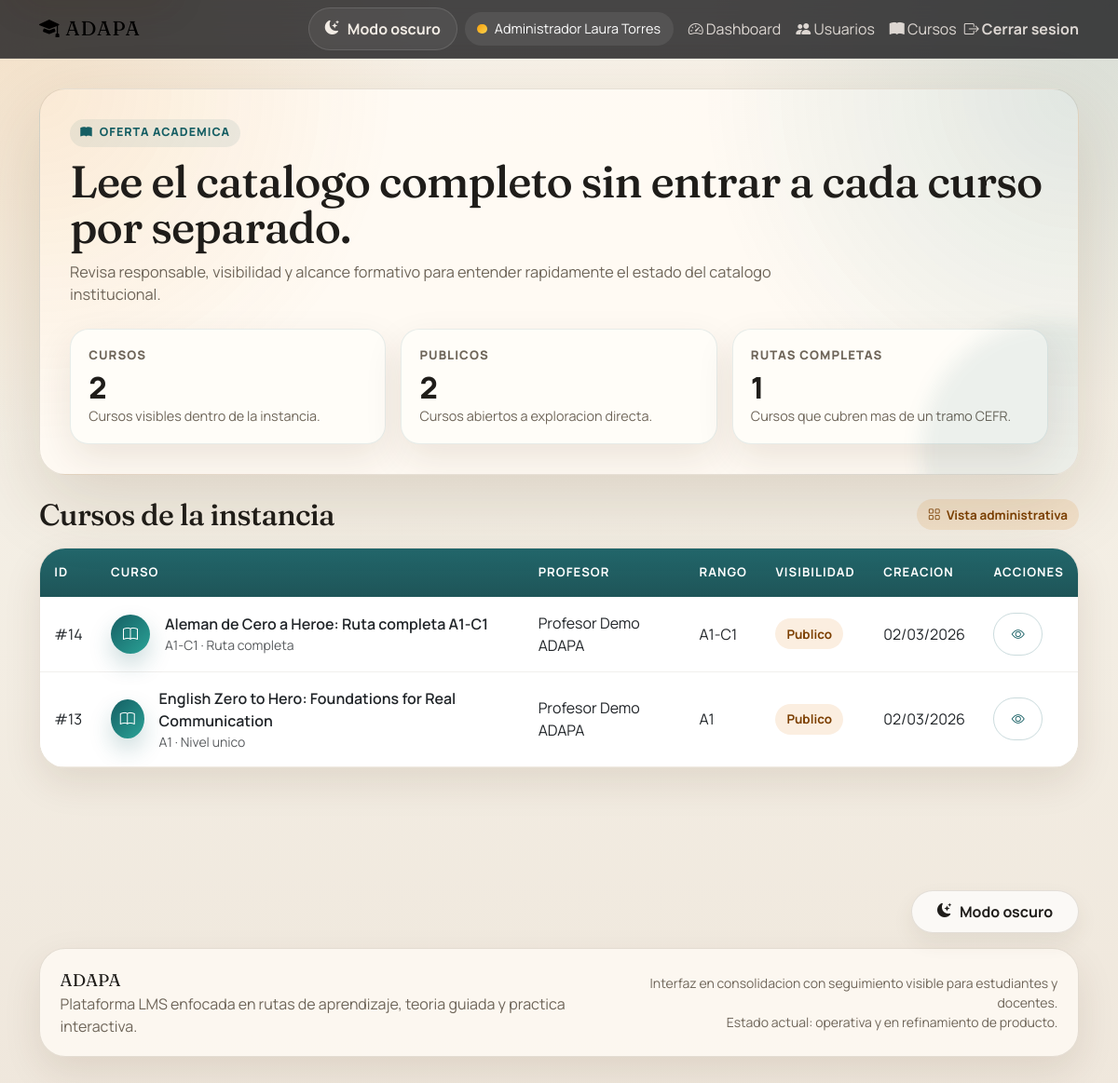
Page /admin/cursos (signed in) on the committed database.
### tables this page shows
CREATE TABLE `cursos` (
  `id` int(11) NOT NULL AUTO_INCREMENT,
  `instancia_id` int(11) NOT NULL,
  `plantilla_pensum_id` int(11) DEFAULT NULL,
  `creado_por` int(11) NOT NULL,
  `titulo` varchar(255) NOT NULL,
  `descripcion` text DEFAULT NULL,
  `idioma` enum('ingles','frances','aleman') NOT NULL,
  `idioma_objetivo` varchar(32) DEFAULT NULL,
  `idioma_ensenanza` varchar(32) NOT NULL DEFAULT 'espanol',
  `portada_media_id` int(11) DEFAULT NULL,
  `nivel_cefr_desde` enum('A1','A2','B1','B2','C1','C2') DEFAULT NULL,
  `nivel_cefr_hasta` enum('A1','A2','B1','B2','C1','C2') DEFAULT NULL,
  `nivel_cefr` enum('A1','A2','B1','B2','C1','C2') NOT NULL,
  `modalidad` enum('perpetuo','ciclo') NOT NULL,
  `fecha_inicio` date DEFAULT NULL,
  `fecha_fin` date DEFAULT NULL,
  `duracion_semanas` int(11) DEFAULT NULL,
  `es_publico` tinyint(1) NOT NULL DEFAULT 0,
  `requiere_codigo` tinyint(1) NOT NULL DEFAULT 0,
  `codigo_acceso` varchar(255) DEFAULT NULL,
  `tipo_codigo` enum('unico_curso','por_estudiante','combo_grupo') DEFAULT NULL,
  `inscripcion_abierta` tinyint(1) NOT NULL DEFAULT 1,
  `fecha_cierre_inscripcion` date DEFAULT NULL,
  `max_estudiantes` int(11) NOT NULL DEFAULT 0,
  `estado` enum('preparacion','activo','pausado','finalizado','archivado') NOT NULL DEFAULT 'preparacion',
  `notificar_profesor_completada` tinyint(1) NOT NULL DEFAULT 1,
  `notificar_profesor_atascado` tinyint(1) NOT NULL DEFAULT 1,
  `fecha_creacion` timestamp NOT NULL DEFAULT current_timestamp(),
  `fecha_modificacion` timestamp NOT NULL DEFAULT current_timestamp() ON UPDATE current_timestamp(),
  PRIMARY KEY (`id`),
  KEY `instancia_id` (`instancia_id`),
  KEY `plantilla_pensum_id` (`plantilla_pensum_id`),
  KEY `creado_por` (`creado_por`),
  KEY `estado` (`estado`),
  KEY `idioma_nivel` (`idioma`,`nivel_cefr`),
  KEY `idx_cursos_publicos` (`es_publico`,`estado`),
  KEY `fk_cursos_portada_media` (`portada_media_id`),
  CONSTRAINT `cursos_ibfk_1` FOREIGN KEY (`instancia_id`) REFERENCES `instancias` (`id`),
  CONSTRAINT `cursos_ibfk_2` FOREIGN KEY (`plantilla_pensum_id`) REFERENCES `plantillas_pensum` (`id`),
  CONSTRAINT `cursos_ibfk_3` FOREIGN KEY (`creado_por`) REFERENCES `usuarios` (`id`),
  CONSTRAINT `fk_cursos_portada_media` FOREIGN KEY (`portada_media_id`) REFERENCES `media_recursos` (`id`) ON DELETE SET NULL
);

CREATE TABLE `usuarios` (
  `id` int(11) NOT NULL AUTO_INCREMENT,
  `instancia_id` int(11) NOT NULL,
  `email` varchar(255) NOT NULL,
  `password_hash` varchar(255) NOT NULL,
  `nombre` varchar(255) NOT NULL,
  `apellido` varchar(255) NOT NULL,
  `es_estudiante` tinyint(1) NOT NULL DEFAULT 0,
  `es_profesor` tinyint(1) NOT NULL DEFAULT 0,
  `es_admin_institucion` tinyint(1) NOT NULL DEFAULT 0,
  `billing_plan` enum('free','paid','lifetime') NOT NULL DEFAULT 'free',
  `is_official` tinyint(1) NOT NULL DEFAULT 0,
  `vista_default` enum('creador','estudiante') NOT NULL DEFAULT 'estudiante',
  `es_menor` tinyint(1) NOT NULL DEFAULT 0,
  `tutor_nombre` varchar(255) DEFAULT NULL,
  `tutor_email` varchar(255) DEFAULT NULL,
  `autorizacion_tutor_fecha` timestamp NULL DEFAULT NULL,
  `activo` tinyint(1) NOT NULL DEFAULT 1,
  `email_verificado` tinyint(1) NOT NULL DEFAULT 0,
  `ultimo_acceso` timestamp NULL DEFAULT NULL,
  `intentos_fallidos` int(11) NOT NULL DEFAULT 0,
  `creado_por` int(11) DEFAULT NULL,
  `creado_en` timestamp NOT NULL DEFAULT current_timestamp(),
  `modificado_en` timestamp NOT NULL DEFAULT current_timestamp() ON UPDATE current_timestamp(),
  PRIMARY KEY (`id`),
  UNIQUE KEY `email` (`email`),
  KEY `instancia_id` (`instancia_id`),
  CONSTRAINT `usuarios_ibfk_1` FOREIGN KEY (`instancia_id`) REFERENCES `instancias` (`id`)
);

### views/admin/cursos.php (the view)
<?php
require_once __DIR__ . '/../partials/header.php';
require_once __DIR__ . '/../../models/Curso.php';
?>
<?php
$publicCourses = 0;
$fullRoutes = 0;
foreach ($courses as $course) {
    if (!empty($course->es_publico)) {
        $publicCourses++;
    }
    if (Curso::esRutaCompleta($course)) {
        $fullRoutes++;
    }
}
?>
<div class="container">
    <section class="page-hero mb-4">
        <span class="eyebrow"><i class="bi bi-book-fill"></i> Oferta academica</span>
        <h1 class="page-title">Lee el catalogo completo sin entrar a cada curso por separado.</h1>
        <p class="page-subtitle">
            Revisa responsable, visibilidad y alcance formativo para entender rapidamente el estado del catalogo institucional.
        </p>
        <div class="metric-grid">
            <div class="metric-card">
                <div class="metric-label">Cursos</div>
                <div class="metric-value"><?php echo count($courses); ?></div>
                <div class="metric-note">Cursos visibles dentro de la instancia.</div>
            </div>
            <div class="metric-card">
                <div class="metric-label">Publicos</div>
                <div class="metric-value"><?php echo $publicCourses; ?></div>
                <div class="metric-note">Cursos abiertos a exploracion directa.</div>
            </div>
            <div class="metric-card">
                <div class="metric-label">Rutas completas</div>
                <div class="metric-value"><?php echo $fullRoutes; ?></div>
                <div class="metric-note">Cursos que cubren mas de un tramo CEFR.</div>
            </div>
        </div>
    </section>
    <section>
        <div class="section-title">
            <h2>Cursos de la instancia</h2>
            <span class="soft-badge"><i class="bi bi-grid"></i> Vista administrativa</span>
        </div>
        <div class="data-table-shell">
            <div class="table-responsive">
                <table class="table table-hover align-middle">
                    <thead>
                        <tr>
                            <th>ID</th>
                            <th>Curso</th>
                            <th>Profesor</th>
                            <th>Rango</th>
                            <th>Visibilidad</th>
                            <th>Creacion</th>
                            <th>Acciones</th>
                        </tr>
                    </thead>
                    <tbody>
                        <?php if (empty($courses)): ?>
                            <tr>
                                <td colspan="7" class="empty-state">Todavia no hay cursos registrados en la instancia.</td>
                            </tr>
                        <?php else: ?>
                            <?php foreach ($courses as $course): ?>
                                <tr>
                                    <td>#<?php echo (int) $course->id; ?></td>
                                    <td>
                                        <div class="d-flex align-items-center gap-3">
                                            <?php if (!empty($course->portada_url)): ?>
                                                <img src="<?php echo htmlspecialchars(url('/' . ltrim($course->portada_url, '/'))); ?>" class="course-thumb-sm" alt="<?php echo htmlspecialchars($course->portada_alt ?: $course->titulo); ?>">
                                            <?php else: ?>
                                                <span class="avatar-token"><i class="bi bi-book"></i></span>
                                            <?php endif; ?>
                                            <div>
                                                <div class="fw-semibold"><?php echo htmlspecialchars($course->titulo); ?></div>
                                                <div class="small text-muted">
                                                    <?php echo htmlspecialchars(Curso::formatearRangoNivel($course)); ?> · <?php echo htmlspecialchars(Curso::obtenerEtiquetaNivel($course)); ?>
                                                </div>
                                            </div>
                                        </div>
                                    </td>
                                    <td>
                                        <?php if ($course->profesor_nombre): ?>
                                            <?php echo htmlspecialchars(trim($course->profesor_nombre . ' ' . $course->profesor_apellido)); ?>
                                        <?php else: ?>
                                            <span class="text-muted">Sin asignar</span>
                                        <?php endif; ?>
                                    </td>
                                    <td><?php echo htmlspecialchars(Curso::formatearRangoNivel($course)); ?></td>
                                    <td>
                                        <span class="soft-badge <?php echo !empty($course->es_publico) ? 'badge-accent' : ''; ?>">
                                            <?php echo !empty($course->es_publico) ? 'Publico' : 'Privado'; ?>
                                        </span>
                                    </td>
                                    <td><?php echo date('d/m/Y', strtotime($course->fecha_creacion)); ?></td>
                                    <td>
                                        <a href="<?php echo url('/estudiante/curso/' . $course->id); ?>" class="btn btn-sm btn-outline-primary" title="Ver curso">
                                            <i class="bi bi-eye"></i>
                                        </a>
                                    </td>
                                </tr>
                            <?php endforeach; ?>
                        <?php endif; ?>
                    </tbody>
                </table>
            </div>
        </div>
    </section>
</div>
<?php require_once __DIR__ . '/../partials/footer.php'; ?>

### core/Router.php (shortened to what the rows shown need)
<?php
class Router {
    private $routes = [];
    private $basePath;
    public function __construct() {
        $this->basePath = BASE_URL;
    }
    public function add($method, $route, $controller, $action) {
        $this->routes[$method][$route] = ['controller' => $controller, 'action' => $action];
    }
    public function dispatch($uri, $method) {
        $uri = $this->removeBasePath($uri);
        foreach ($this->routes[$method] as $route => $routeInfo) {
            $pattern = preg_replace('/\{[^}]+\}/', '([^/]+)', $route);
            $pattern = '#^' . $pattern . '$#';
            if (preg_match($pattern, $uri, $matches)) {
                array_shift($matches);
                $action = $routeInfo['action'];
                $controllerInstance = new $controllerClass();
                if (method_exists($controllerInstance, $action)) {
                    call_user_func_array([$controllerInstance, $action], $matches);
                } else {
                    http_response_code(404);
                    echo "404 Method Not Found";
                }
                return;
            }
        }
    }
    private function removeBasePath($uri) {
        if (strpos($uri, $this->basePath) === 0) {
            $uri = substr($uri, strlen($this->basePath));
        }
        return $uri;
    }
}

### rows in the picture
cursos: id "14", titulo "Aleman de Cero a Heroe: Ruta completa A1-C1", Curso::formatearRangoNivel($course) "A1-C1", Curso::obtenerEtiquetaNivel($course) "Ruta completa", creado_por.apellido "Profesor Demo ADAPA", fecha_creacion "02/03/2026"
cursos: id "13", titulo "English Zero to Hero: Foundations for Real Communication", nivel_cefr_desde "A1", Curso::obtenerEtiquetaNivel($course) "Nivel unico", creado_por.apellido "Profesor Demo ADAPA", fecha_creacion "02/03/2026"

### other values in the picture
count($courses) "2"
$publicCourses "2"
$fullRoutes "1"
